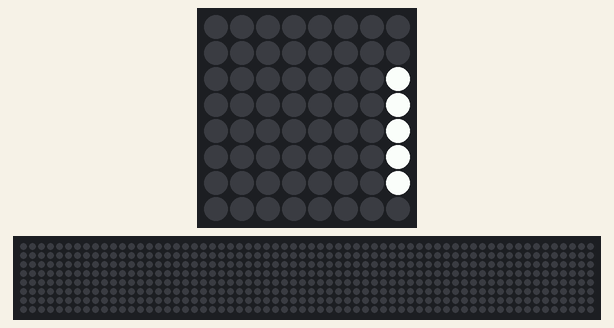
Recording of a program running on a simulated Raspberry Pi (BCM pin numbers) with a Sense HAT. On the bench: the Sense HAT's 8×8 RGB LED matrix, a strip that is not on the board, showing the scrolling text unrolled. Random numbers come from a fixed seed; the 64×8 strip is a reading aid, not a part: it shows the text the matrix is scrolling, unrolled, one strip-width of it at a time; what the program prints to the terminal is not drawn. At 8.7 s the program stops and its outputs stay as they are.

Above: at 2.7 s.
At 3.4 s:
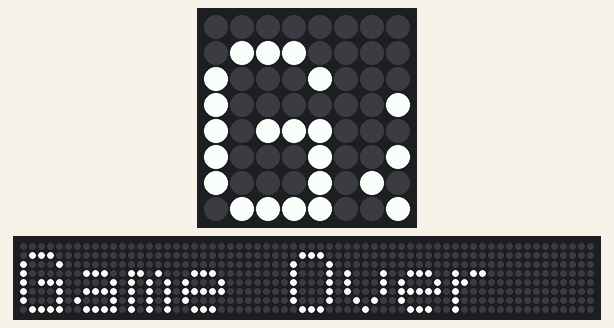
At 4.2 s:
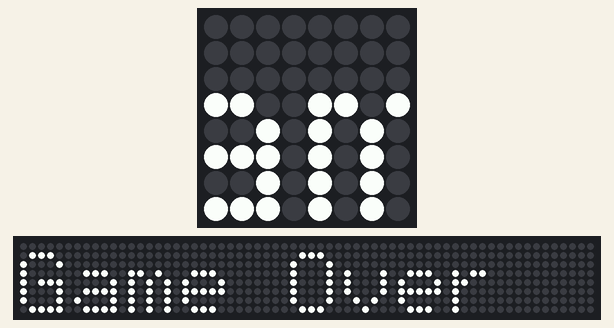
At 5.7 s:
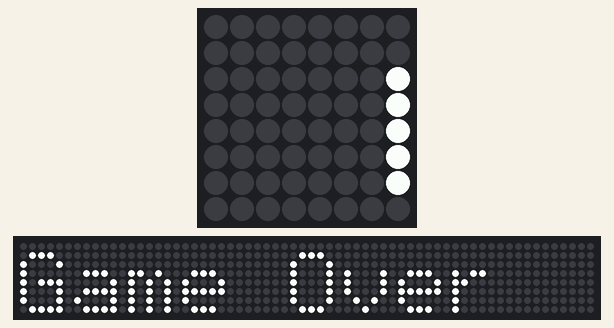
At 7.21 s:
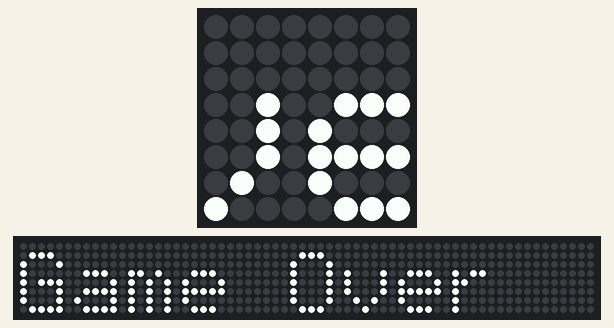
At 8.7 s:
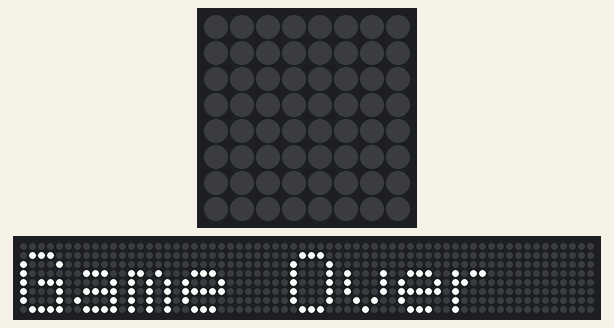

The program:

TamagotchiPoop.py
```python
from sense_hat import SenseHat
import time
import random

s = SenseHat()
#s.low_light = True
scoopSize = 4
position = 0
test = 0
red = 0
blue = 0
green = 255;
foreground = (red, green, blue)
background = (0, 0, 0)
minimum = -20
maximum = 20


def change_random_color():
    global red
    global green
    global blue
    color_number = random.randint(1,3) # random number between 1 and 3
    if color_number == 1: red = clamp(red + random.randint(minimum, maximum), 0, 255)
    elif color_number == 2: green = clamp(green + random.randint(minimum, maximum), 0, 255)
    else: blue = clamp(blue + random.randint(minimum, maximum), 0, 255)

def clamp(n, smallest, largest): return max(smallest, min(n, largest))

B = background
F = foreground
P = (139,105,30)

image = [
B, B, B, B, B, B, B, B,
B, F, F, B, B, F, F, B,
B, B, F, B, B, F, B, B,
B, B, B, B, B, B, B, B,
B, F, B, F, F, B, F, B,
B, F, B, B, B, B, F, B,
B, B, F, F, F, F, B, B,
B, B, B, B, B, B, B, B,
]
# remove pop with joystick down

def defecate():
  global image
  global position
  global test
  for i in range(0, len(image)):
    if image[i] == B:
      position = i
      test = test +1
      print(test)
  image[position] = P

def poobscoop():
  global image
  global scoopSize
  localScoop = scoopSize
  for i in range (0, len(image)):
    if localScoop > 0 and image[i] == P:
      image[i]= B
      localScoop = localScoop -1


while image[0] == B:
  for event in s.stick.get_events():
    s.stick.direction_down = poobscoop
  change_random_color()
  foreground= (red,green,blue)
  defecate()
  s.set_pixels(image)
  time.sleep(0.05)

s.show_message("Game Over")

#images = [trinket_logo, trinket_logo, plus, raspi_logo, raspi_logo, equals, heart, heart]
#count = 0

#while True:
#    s.set_pixels(images[count % len(images)]())
#    time.sleep(.75)
#    count += 1
```
